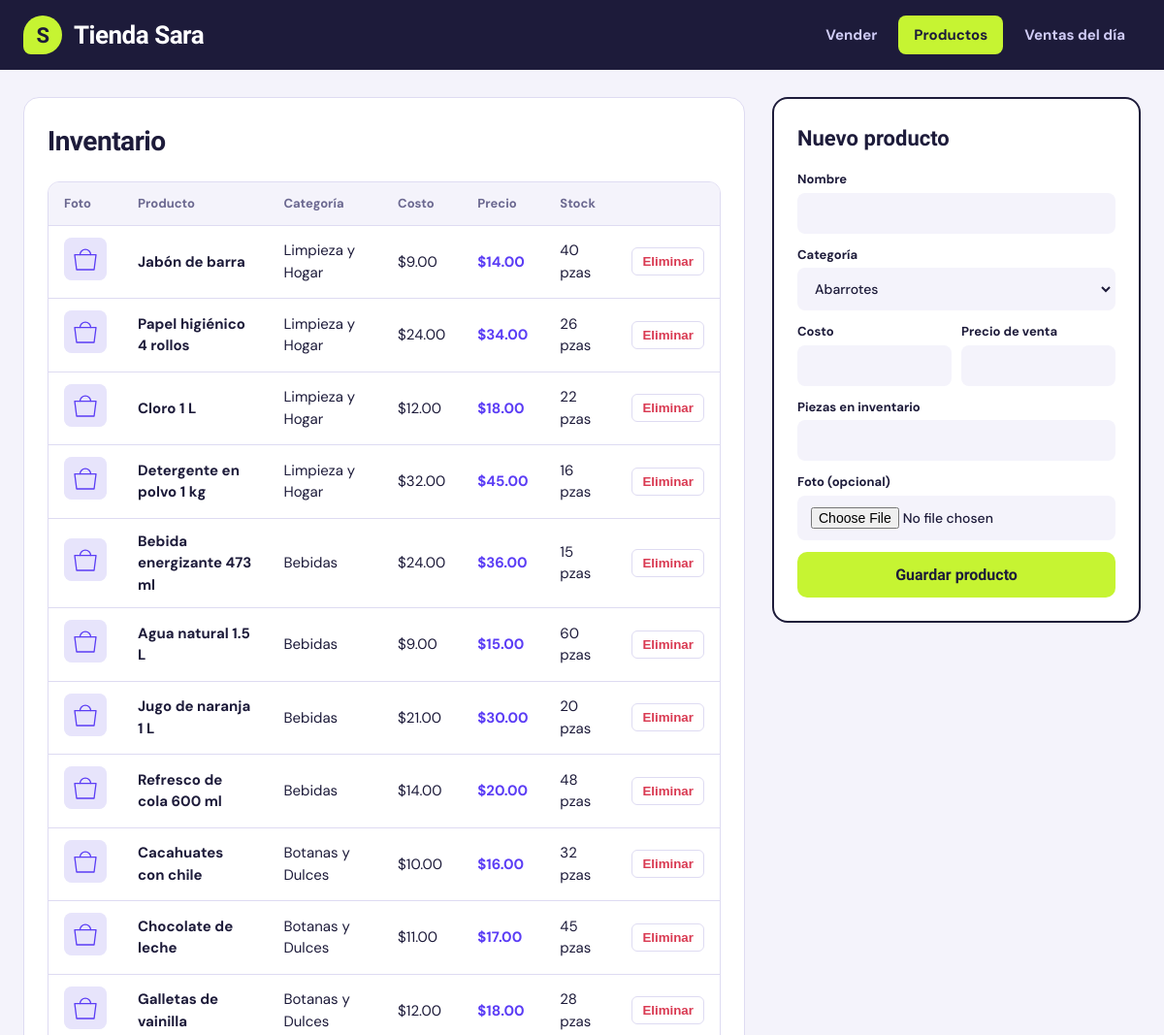
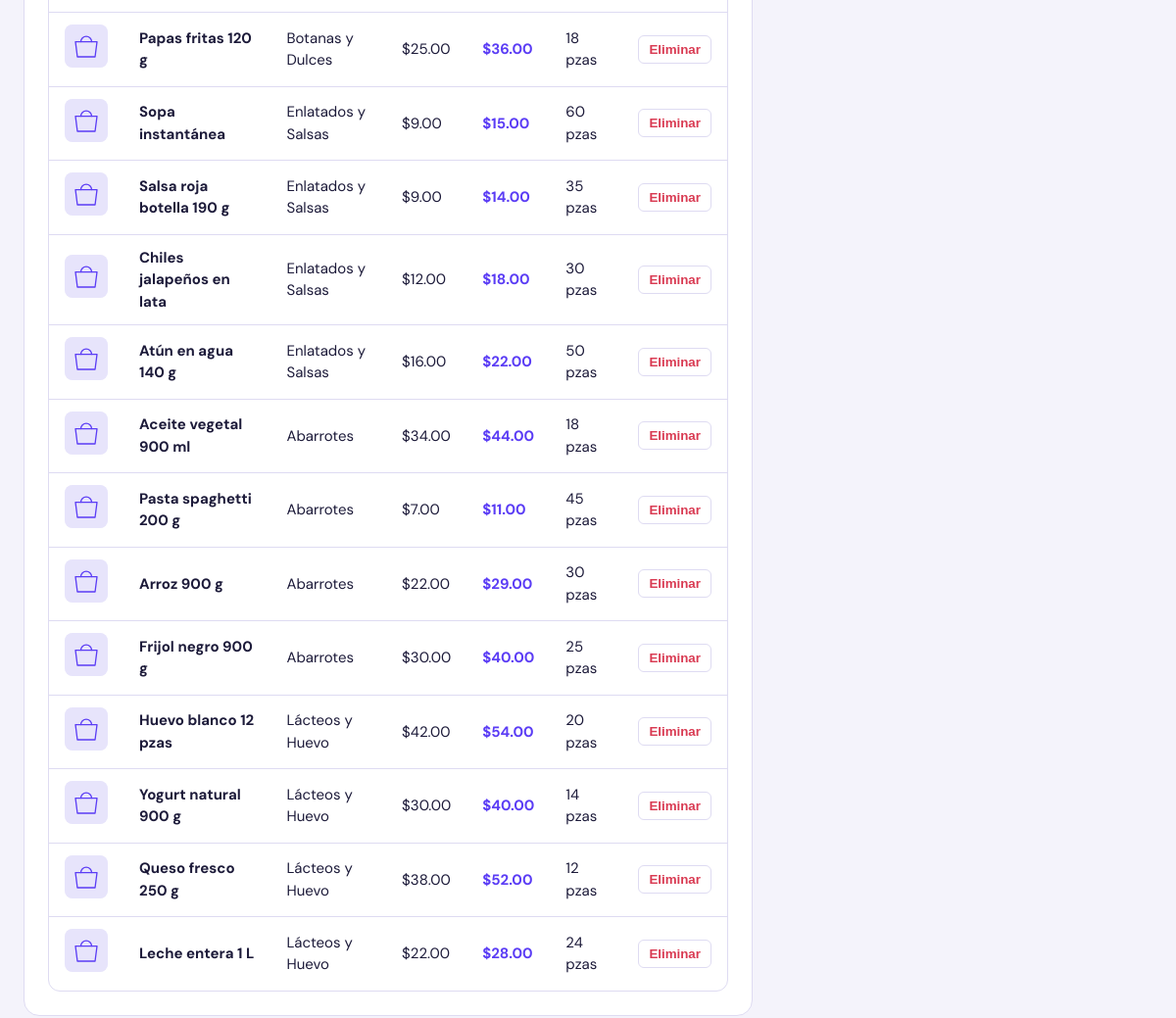
Page /admin_productos.php on the committed database (2 pictures, top to bottom).
### tables this page shows
CREATE TABLE `productos` (
  `id` INT AUTO_INCREMENT PRIMARY KEY,
  `codigo_barras` VARCHAR(50) UNIQUE DEFAULT NULL,
  `producto` VARCHAR(100) NOT NULL,
  `id_categoria` INT NOT NULL,
  `costo` DECIMAL(10,2) NOT NULL,
  `precio` DECIMAL(10,2) NOT NULL,
  `cantidad` INT NOT NULL DEFAULT 0,
  `imagen` VARCHAR(255) DEFAULT 'default.svg',
  FOREIGN KEY (`id_categoria`) REFERENCES `categorias`(`id`) ON DELETE CASCADE
);

CREATE TABLE `categorias` (
  `id` INT AUTO_INCREMENT PRIMARY KEY,
  `nombre` VARCHAR(50) NOT NULL UNIQUE,
  `descripcion` VARCHAR(255) DEFAULT NULL
);

### conexion.php (called while the page is built, shortened)
<?php
function ruta_imagen(string $nombre): string
{
    $nombre = trim($nombre);
    return 'img/' . $nombre;
}

### admin_productos.php (the view, shortened to what this page needs)
<?php
require_once __DIR__ . '/conexion.php';
$productos = $conexion->query(
    "SELECT p.*, c.nombre AS categoria_nombre
     FROM productos p JOIN categorias c ON p.id_categoria = c.id
     ORDER BY p.id DESC"
)->fetch_all(MYSQLI_ASSOC);
$categorias = $conexion->query("SELECT * FROM categorias ORDER BY nombre ASC")->fetch_all(MYSQLI_ASSOC);
?>
<!DOCTYPE html>
<html lang="es">
<head>
    <link rel="stylesheet" href="estilos.css">
</head>
<body>
    <header class="site-header">
        <div class="header-content">
            <a href="index.php" class="brand">
                <span class="brand-badge">S</span>
                <span>Tienda Sara</span>
            </a>
            <nav class="nav-links">
                <a href="index.php" class="nav-btn">Vender</a>
                <a href="admin_productos.php" class="nav-btn active">Productos</a>
                <a href="ventas_dia.php" class="nav-btn">Ventas del día</a>
            </nav>
        </div>
    </header>
    <main class="main-layout">
        <section class="catalog-section">
            <h1 class="page-title" style="margin-bottom:20px;">Inventario</h1>
            <div class="table-frame">
                <table>
                    <thead>
                        <tr><th>Foto</th><th>Producto</th><th>Categoría</th><th>Costo</th><th>Precio</th><th>Stock</th><th></th></tr>
                    </thead>
                    <tbody>
                        <?php foreach ($productos as $p): ?>
                            <tr>
                                <td><img class="mini-thumb" src="<?php echo htmlspecialchars(ruta_imagen($p['imagen'])); ?>" alt="" onerror="this.onerror=null; this.src='img/default.svg';"></td>
                                <td><strong><?php echo htmlspecialchars($p['producto']); ?></strong></td>
                                <td><?php echo htmlspecialchars($p['categoria_nombre']); ?></td>
                                <td>$<?php echo number_format($p['costo'], 2); ?></td>
                                <td class="precio">$<?php echo number_format($p['precio'], 2); ?></td>
                                <td><?php echo (int)$p['cantidad']; ?> pzas</td>
                                <td>
                                    <form method="POST" onsubmit="return confirm('¿Eliminar este producto?');">
                                        <button type="submit" name="eliminar_producto" class="btn-borrar">Eliminar</button>
                                    </form>
                                </td>
                            </tr>
                        <?php endforeach; ?>
                    </tbody>
                </table>
            </div>
        </section>
        <section class="cart-section">
            <h2 class="cart-title">Nuevo producto</h2>
            <form method="POST" enctype="multipart/form-data" class="form-stack">
                <label><span>Nombre</span>
                    <input type="text" name="producto" required maxlength="100">
                </label>
                <label><span>Categoría</span>
                    <select name="id_categoria" required>
                        <?php foreach ($categorias as $cat): ?>
                            <option value="<?php echo (int)$cat['id']; ?>"><?php echo htmlspecialchars($cat['nombre']); ?></option>
                        <?php endforeach; ?>
                    </select>
                </label>
                <div class="form-row">
                    <label><span>Costo</span><input type="number" step="0.01" min="0" name="costo" required></label>
                    <label><span>Precio de venta</span><input type="number" step="0.01" min="0" name="precio" required></label>
                </div>
                <label><span>Piezas en inventario</span>
                    <input type="number" min="0" name="cantidad" required>
                </label>
                <label><span>Foto (opcional)</span>
                    <input type="file" name="imagen" accept="image/*">
                </label>
                <button type="submit" name="guardar_producto" class="btn-checkout">Guardar producto</button>
            </form>
        </section>
    </main>
</body>
</html>

### estilos.css (style rules this page uses)
:root { --tinta: #1d1b3a; --violeta: #5b3df5; --violeta-oscuro: #4528d6; --lima: #c6f432; --lima-oscuro: #b2e01c; --fondo: #f4f3fb; --papel: #ffffff; --linea: #dedbf2; --mutado: #6b6890; --peligro: #d93a52; --titulos: 'Bricolage Grotesque', sans-serif; --texto: 'DM Sans', sans-serif; }
* { box-sizing: border-box; }
body { margin: 0; background: var(--fondo); color: var(--tinta); font: 400 15px/1.5 var(--texto); }
h1, h2, h3 { font-family: var(--titulos); margin: 0; }
.site-header { background: var(--tinta); position: sticky; top: 0; z-index: 100; }
.header-content, .main-layout { max-width: 1280px; margin: 0 auto; padding: 0 24px; }
.header-content { min-height: 72px; display: flex; align-items: center; justify-content: space-between; gap: 16px; flex-wrap: wrap; }
.brand { display: flex; align-items: center; gap: 12px; color: #fff; text-decoration: none; font: 800 26px var(--titulos); letter-spacing: -0.5px; }
.brand-badge { width: 40px; height: 40px; display: grid; place-items: center; background: var(--lima); color: var(--tinta); border-radius: 50% 50% 50% 8px; font: 800 22px var(--titulos); }
.nav-links { display: flex; gap: 6px; flex-wrap: wrap; }
.nav-btn { padding: 9px 16px; border-radius: 8px; text-decoration: none; font-weight: 700; color: #cfcbf5; transition: background 150ms, color 150ms; }
.nav-btn.active { background: var(--lima); color: var(--tinta); }
.main-layout { display: grid; grid-template-columns: 1fr 380px; gap: 28px; padding-top: 28px; padding-bottom: 40px; align-items: start; }
.catalog-section { background: var(--papel); border: 1px solid var(--linea); border-radius: 16px; padding: 24px; }
.page-title { font-size: 28px; font-weight: 800; letter-spacing: -0.5px; }
.cart-section { background: var(--papel); border: 2px solid var(--tinta); border-radius: 16px; padding: 24px; position: sticky; top: 92px; }
.cart-title { font-size: 22px; font-weight: 800; margin-bottom: 16px; }
.btn-checkout { width: 100%; padding: 14px; background: var(--lima); color: var(--tinta); border: 0; border-radius: 10px; font: 800 16px var(--titulos); cursor: pointer; transition: background 150ms; }
.form-stack { display: flex; flex-direction: column; gap: 12px; }
.form-row { display: flex; gap: 10px; }
.form-row > label { flex: 1; }
.form-stack label span { display: block; font-size: 13px; font-weight: 700; margin-bottom: 4px; }
.form-stack input, .form-stack select { width: 100%; padding: 10px 12px; background: var(--fondo); color: var(--tinta); border: 2px solid transparent; border-radius: 8px; font: 500 14px var(--texto); }
.table-frame { overflow-x: auto; border: 1px solid var(--linea); border-radius: 12px; }
table { width: 100%; border-collapse: collapse; text-align: left; }
th, td { padding: 12px 16px; border-bottom: 1px solid var(--linea); }
tbody tr:last-child td { border-bottom: 0; }
th { background: var(--fondo); font-size: 13px; font-weight: 700; color: var(--mutado); }
.precio { color: var(--violeta); font-weight: 700; }
.mini-thumb { width: 44px; height: 44px; object-fit: cover; border-radius: 8px; background: var(--fondo); }
.btn-borrar { background: none; border: 1px solid var(--linea); color: var(--peligro); padding: 6px 10px; border-radius: 6px; font-weight: 700; cursor: pointer; }

### rows in the picture
productos: imagen (placeholder picture), producto "Jabón de barra", id_categoria.nombre "Limpieza y Hogar", costo "9.00", precio "14.00", cantidad "40"
productos: imagen (placeholder picture), producto "Papel higiénico 4 rollos", id_categoria.nombre "Limpieza y Hogar", costo "24.00", precio "34.00", cantidad "26"
productos: imagen (placeholder picture), producto "Cloro 1 L", id_categoria.nombre "Limpieza y Hogar", costo "12.00", precio "18.00", cantidad "22"
productos: imagen (placeholder picture), producto "Detergente en polvo 1 kg", id_categoria.nombre "Limpieza y Hogar", costo "32.00", precio "45.00", cantidad "16"
productos: imagen (placeholder picture), producto "Bebida energizante 473 ml", id_categoria.nombre "Bebidas", costo "24.00", precio "36.00", cantidad "15"
productos: imagen (placeholder picture), producto "Agua natural 1.5 L", id_categoria.nombre "Bebidas", costo "9.00", precio "15.00", cantidad "60"
productos: imagen (placeholder picture), producto "Jugo de naranja 1 L", id_categoria.nombre "Bebidas", costo "21.00", precio "30.00", cantidad "20"
productos: imagen (placeholder picture), producto "Refresco de cola 600 ml", id_categoria.nombre "Bebidas", costo "14.00", precio "20.00", cantidad "48"
productos: imagen (placeholder picture), producto "Cacahuates con chile", id_categoria.nombre "Botanas y Dulces", costo "10.00", precio "16.00", cantidad "32"
productos: imagen (placeholder picture), producto "Chocolate de leche", id_categoria.nombre "Botanas y Dulces", costo "11.00", precio "17.00", cantidad "45"
productos: imagen (placeholder picture), producto "Galletas de vainilla", id_categoria.nombre "Botanas y Dulces", costo "12.00", precio "18.00", cantidad "28"
productos: imagen (placeholder picture), producto "Papas fritas 120 g", id_categoria.nombre "Botanas y Dulces", costo "25.00", precio "36.00", cantidad "18"
productos: imagen (placeholder picture), producto "Sopa instantánea", id_categoria.nombre "Enlatados y Salsas", costo "9.00", precio "15.00", cantidad "60"
productos: imagen (placeholder picture), producto "Salsa roja botella 190 g", id_categoria.nombre "Enlatados y Salsas", costo "9.00", precio "14.00", cantidad "35"
productos: imagen (placeholder picture), producto "Chiles jalapeños en lata", id_categoria.nombre "Enlatados y Salsas", costo "12.00", precio "18.00", cantidad "30"
productos: imagen (placeholder picture), producto "Atún en agua 140 g", id_categoria.nombre "Enlatados y Salsas", costo "16.00", precio "22.00", cantidad "50"
productos: imagen (placeholder picture), producto "Aceite vegetal 900 ml", id_categoria.nombre "Abarrotes", costo "34.00", precio "44.00", cantidad "18"
productos: imagen (placeholder picture), producto "Pasta spaghetti 200 g", id_categoria.nombre "Abarrotes", costo "7.00", precio "11.00", cantidad "45"
productos: imagen (placeholder picture), producto "Arroz 900 g", id_categoria.nombre "Abarrotes", costo "22.00", precio "29.00", cantidad "30"
productos: imagen (placeholder picture), producto "Frijol negro 900 g", id_categoria.nombre "Abarrotes", costo "30.00", precio "40.00", cantidad "25"
productos: imagen (placeholder picture), producto "Huevo blanco 12 pzas", id_categoria.nombre "Lácteos y Huevo", costo "42.00", precio "54.00", cantidad "20"
productos: imagen (placeholder picture), producto "Yogurt natural 900 g", id_categoria.nombre "Lácteos y Huevo", costo "30.00", precio "40.00", cantidad "14"
productos: imagen (placeholder picture), producto "Queso fresco 250 g", id_categoria.nombre "Lácteos y Huevo", costo "38.00", precio "52.00", cantidad "12"
productos: imagen (placeholder picture), producto "Leche entera 1 L", id_categoria.nombre "Lácteos y Huevo", costo "22.00", precio "28.00", cantidad "24"

### other values in the picture
form field id_categoria "Abarrotes"
